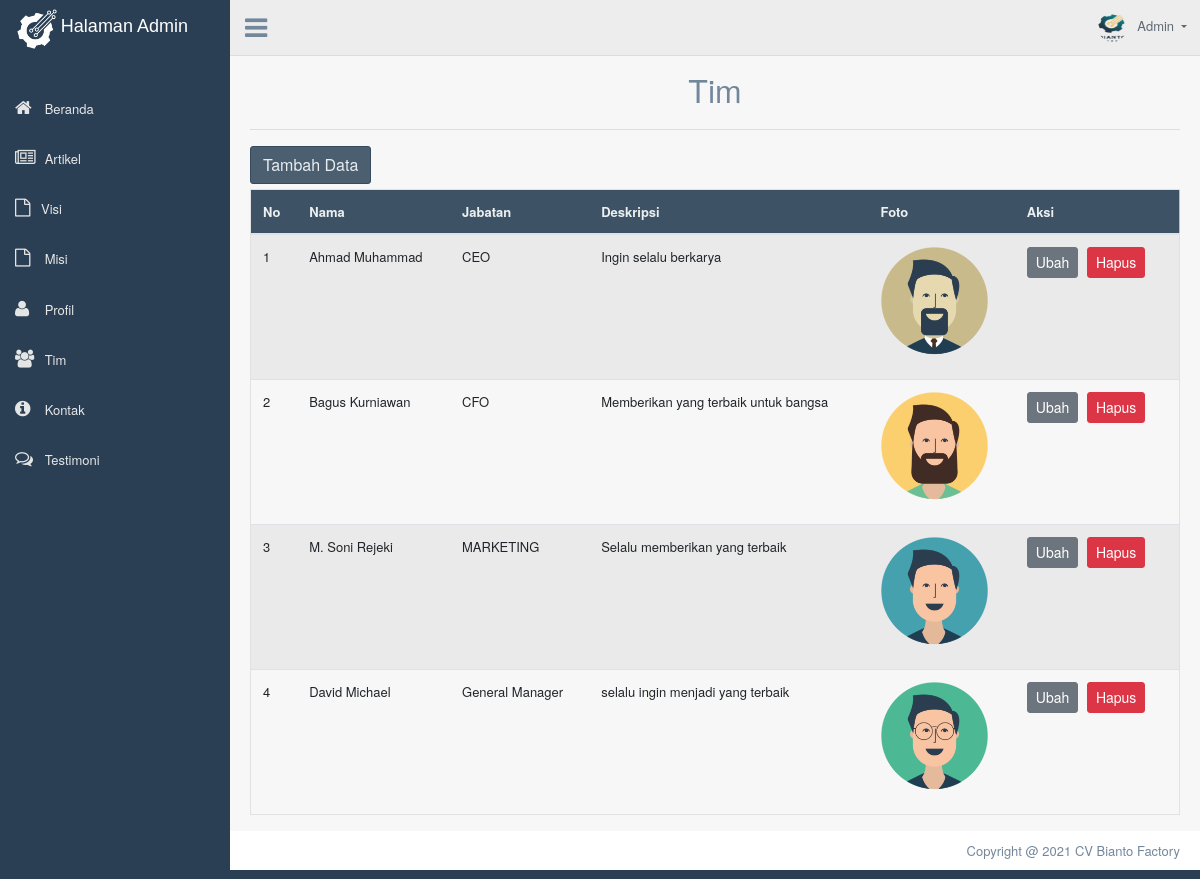
Page /admin/dashboard.php?page=tampiltim (signed in) on the committed database.
### tables this page shows
CREATE TABLE `team` (
  `id` int(11) NOT NULL,
  `nama` varchar(255) NOT NULL,
  `jabatan` varchar(255) NOT NULL,
  `deskripsi` longtext NOT NULL,
  `foto` blob NOT NULL,
  `instagram` varchar(255) NOT NULL,
  `facebook` varchar(255) NOT NULL
);

### admin/CRUD-Tim/tampil.php (the view, shortened to what this page needs)
<?php
include('../includes/config.php');
?>
<div class="container" style="margin-top:20px">
	<center>
		<font size="6">Tim</font>
	</center>
	<hr>
	<a href="dashboard.php?page=tambahtim"><button class="btn btn-dark right">Tambah Data</button></a>
	<div class="table-responsive">
		<table class="table table-striped jambo_table bulk_action">
			<thead>
				<tr>
					<th>No</th>
					<th>Nama</th>
					<th>Jabatan</th>
					<th>Deskripsi</th>
					<th>Foto</th>
					<th>Aksi</th>
				</tr>
			</thead>
			<tbody>
				<?php
				$sql = mysqli_query($koneksidb, "SELECT * FROM team ORDER BY id DESC") or die(mysqli_error($koneksidb));
				if (mysqli_num_rows($sql) > 0) {
					$no = 1;
					while ($data = mysqli_fetch_assoc($sql)) {
						echo '
						<tr>
							<td>' . $no . '</td>
							<td>' . $data['nama'] . '</td>
							<td>' . $data['jabatan'] . '</td>
							<td>' . $data['deskripsi'] . '</td>
							<td><img src="assets/images/'.$data['foto'].'" height="120"></td>
							<td>
								<a href="dashboard.php?page=edittim&id=' . $data['id'] . '" class="btn btn-secondary btn-sm">Ubah</a>
								<a href="CRUD-Tim/delete.php?id=' . $data['id'] . '" class="btn btn-danger btn-sm" onclick="return confirm(\'Yakin ingin menghapus data ini?\')">Hapus</a>
							</td>
						</tr>
						';
						$no++;
					}
				} else {
					echo '
					<tr>
						<td colspan="6">Tidak ada data.</td>
					</tr>
					';
				}
				?>
		</table>
	</div>
</div>

### admin/dashboard.php (shortened to what this page needs)
<?php
include('includes/config.php');
if (strlen($_SESSION['alogin']) == 0) {
  header('location:index.php');
} else {
?>
  <!DOCTYPE html>
  <html lang="en">
  <head>
    <link href="assets/bootstrap/dist/css/bootstrap.min.css" rel="stylesheet">
    <link href="assets/font-awesome/css/font-awesome.min.css" rel="stylesheet">
    <link href="assets/nprogress/nprogress.css" rel="stylesheet">
    <link href="assets/iCheck/skins/flat/green.css" rel="stylesheet">
    <link href="assets/bootstrap-progressbar/css/bootstrap-progressbar-3.3.4.min.css" rel="stylesheet">
    <link href="assets/css/custom.min.css" rel="stylesheet">
  </head>
  <body class="nav-md">
    <div class="container body">
      <div class="main_container">
        <div class="col-md-3 left_col">
          <div class="left_col scroll-view">
            <div class="navbar nav_title" style="border: 0;" style="padding: 25px;">
              <center>
                &nbsp; <a href="dashboard.php" style="margin-left: 10px;"><img src="../assets/images/produkbiantofix3.png" height="40" width="40" alt=""><span>
                    <font size="4" color="white" face="arial"> Halaman Admin</font>
                  </span></a>
              </center>
            </div>
            <br />
            <div id="sidebar-menu" class="main_menu_side hidden-print main_menu">
              <div class="menu_section">
                <ul class="nav side-menu">
                  <li class="">
                    <a href="dashboard.php?">
                      <i class="fa fa-home" aria-hidden="true"></i> Beranda
                    </a>
                  </li>
                  <li class="">
                    <a href="dashboard.php?page=tampilartikel">
                      <i class="fa fa-newspaper-o" aria-hidden="true"></i> Artikel
                    </a>
                  </li>
                  <li class="">
                    <a href="dashboard.php?page=tampilvisi">
                      <i class="fa fa-file-o" aria-hidden="true"></i>Visi
                    </a>
                  </li>
                  <li class="">
                    <a href="dashboard.php?page=tampilmisi">
                      <i class="fa fa-file-o" aria-hidden="true"></i> Misi
                    </a>
                  </li>
                  <li class="">
                    <a href="dashboard.php?page=tampilprofil">
                      <i class="fa fa-user" aria-hidden="true"></i> Profil
                    </a>
                  </li>
                  <li class="">
                    <a href="dashboard.php?page=tampiltim">
                      <i class="fa fa-users" aria-hidden="true"></i> Tim
                    </a>
                  </li>
                  <li class="">
                    <a href="dashboard.php?page=tampilkontak">
                      <i class="fa fa-info-circle" aria-hidden="true"></i> Kontak
                    </a>
                  </li>
                  <li class="">
                    <a href="dashboard.php?page=tampiltesti">
                      <i class="fa fa-comments-o"></i> Testimoni
                    </a>
                  </li>
                </ul>
              </div>
            </div>
          </div>
        </div>
        <div class="top_nav">
          <div class="nav_menu">
            <div class="nav toggle">
              <a id="menu_toggle"><i class="fa fa-bars"></i></a>
            </div>
            <nav class="nav navbar-nav">
              <ul class=" navbar-right">
                <li class="nav-item dropdown open">
                  <a href="#" class="user-profile dropdown-toggle" aria-haspopup="true" id="navbarDropdown" data-toggle="dropdown" aria-expanded="false">
                    <img src="assets/images/logo.png" alt="">Admin
                  </a>
                </li>
              </ul>
            </nav>
          </div>
        </div>
        <div class="right_col" role="main">
          <?php
          $queries = array();
          parse_str($_SERVER['QUERY_STRING'], $queries);
          switch ($queries['page']) {
            case 'tampiltim':
              include 'CRUD-Tim/tampil.php';
              break;
          }
          ?>
        </div>
        <footer>
          <div class="pull-right">
            Copyright @ 2021 CV Bianto Factory
          </div>
          <div class="clearfix"></div>
        </footer>
      </div>
    </div>
  </body>
  </html>
<?php } ?>

### rows in the picture
team: nama "Ahmad Muhammad", jabatan "CEO", deskripsi "Ingin selalu berkarya", foto (picture)
team: nama "Bagus Kurniawan", jabatan "CFO", deskripsi "Memberikan yang terbaik untuk bangsa", foto (picture)
team: nama "M. Soni Rejeki", jabatan "MARKETING", deskripsi "Selalu memberikan yang terbaik", foto (picture)
team: nama "David Michael", jabatan "General Manager", deskripsi "selalu ingin menjadi yang terbaik", foto (picture)
